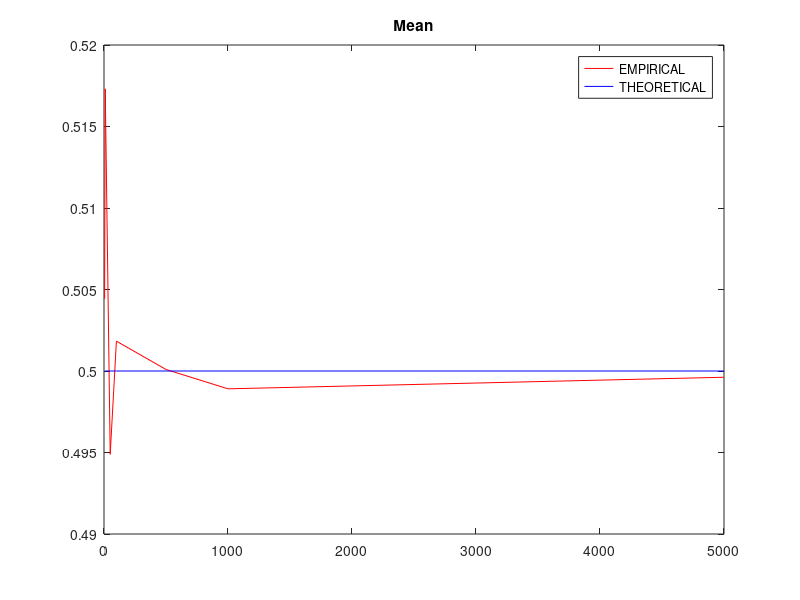
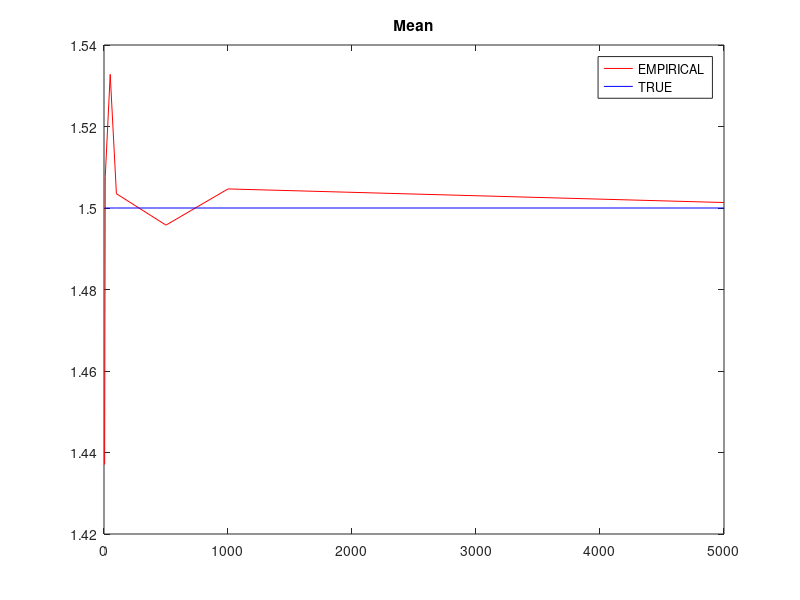

These figures' MATLAB source, in order:
%% Expectation and Sample Mean
% For a certain distribution $X$, we know the expectation. If we get a
% sample of $X$, which we call it $\hat{X}$, we are also able to calculate
% the empirical average or mean of the sample, $mean = \frac{1}{N} \sum
% x_i$. 
%%
% What's the relationship between empirical mean and theoretical
% expectation?
%% Uniform distribution example
% $X \sim U(0, 1)$;

alpha1 = 0;
beta1 = 1;

%%
% Compute THEORETICAL values;
mean1 = (beta1 - alpha1) / 2;  
%%
% Compute empirical values;
rep = 100; % Repeat 100 times;
sizes = [5,10,50,100,500,1000,5000]; % For different sampling sizes;
nS = length(sizes);
mean2 = zeros(nS,1);
variance2 = zeros(nS,1);
for sizeIndex = 1:nS
    aSize = sizes(sizeIndex);
    aMean = 0;
    aVariance = 0;
    for aRep = 1:rep
        ys = unifrnd(alpha1, beta1,[aSize,1]);
        aMean = aMean + mean(ys);
        aVariance = aVariance + var(ys);
    end
    aMean = aMean/rep;         
    aVariance = aVariance/rep;
    mean2(sizeIndex) = aMean;
    variance2(sizeIndex) = aVariance;
end
fig1a = figure;
xlim([min(sizes) max(sizes)]);
plot(sizes,mean2, '-r');
hold on;
plot(sizes,repmat(mean1,1,nS),'-b');
legend('EMPIRICAL','THEORETICAL');
title('Mean');

%% Pareto distribution example
% Let's do the same for $X \sim Par(3)$;
alpha1 = 3;
k1 = 1/alpha1;
sigma1 = 1/alpha1;    
theta1 = 1;
%%
% Compute THEORETICAL values;
mean1 = alpha1/ ( alpha1 - 1);

%%
% Compute empirical values;
rep = 100;
sizes = [5,10,50,100,500,1000,5000];
nS = length(sizes);
mean2 = zeros(nS,1);
for sizeIndex = 1:nS
    aSize = sizes(sizeIndex);
    aMean = 0;
    for aRep = 1:rep
        ys = gprnd(k1,sigma1,theta1,[aSize,1]);
        aMean = aMean + mean(ys);
    end
    aMean = aMean/rep;         
    aVariance = aVariance/rep;
    mean2(sizeIndex) = aMean;
end
fig1a = figure;
xlim([min(sizes) max(sizes)]);
plot(sizes,mean2, '-r');
hold on;
plot(sizes,repmat(mean1,1,nS),'-b');
legend('EMPIRICAL','TRUE');
title('Mean');